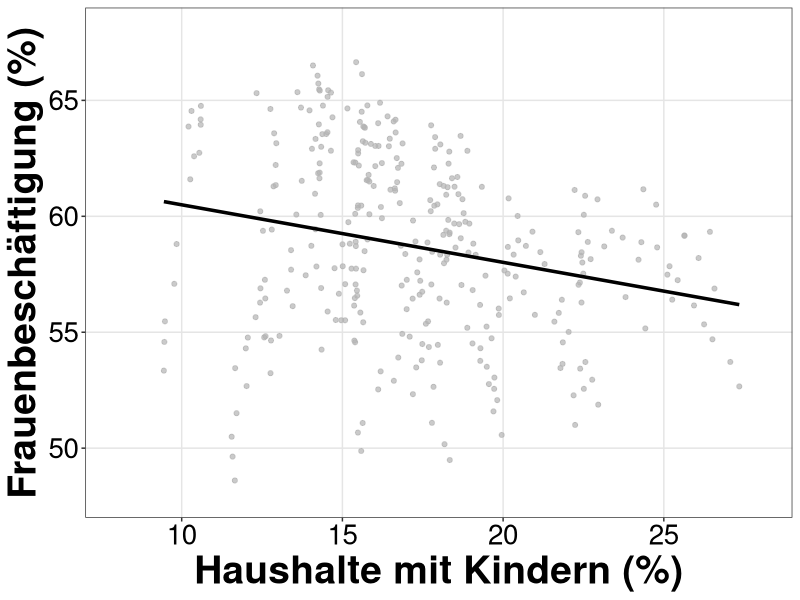

Reproduce this figure in R. (Note: this script raises an error after producing the figure.)
library(readxl)
library(tidyverse)
library(ggpubr)
library(ggplot2)


export_be <- read_excel("data/raw/export_be.xlsx")
be_sheet <- read_excel("data/raw/export_be.xlsx", sheet = "BEVÖLKERUNG")

export_ar <- read_excel("data/raw/export_ar.xlsx")
ar_sheet <- read_excel("data/raw/export_ar.xlsx", sheet = "ARBEITSMARKT")


all_districts_and_city <- be_sheet %>%
  filter(
    Indikator == "Haushalte mit Kindern",
    Ausprägung == "insgesamt"
  ) %>%
  mutate(
    hmk = 100 * `Basiswert 1` / `Basiswert 2`
  )

Sozialversicherungspflichtig_Beschäftigte_anteil_frau <- ar_sheet %>%
  filter(
    Indikator == "Sozialversicherungspflichtig Beschäftigte - Anteil",
    Ausprägung == "weiblich"
  ) %>%
  mutate(
    anteil = 100 * `Basiswert 1` / `Basiswert 2`
  )

korrelations_daten <- inner_join(
  all_districts_and_city, 
  Sozialversicherungspflichtig_Beschäftigte_anteil_frau, 
  by = c("Raumbezug", "Jahr")
)

korrelations_daten_clean <- korrelations_daten %>%
  filter(Raumbezug != "Stadt München")

hmk_korr_gesamt_point_sw <- ggplot(korrelations_daten_clean, aes(x = hmk, y = anteil)) +
  geom_point(size = 1.4, color = "grey70", alpha = 0.7) + 
  geom_smooth(method = "lm", color = "black", se = FALSE, linewidth = 1.2) +
  labs(
    x = "Haushalte mit Kindern (%)",
    y = "Frauenbeschäftigung (%)" 
  ) +
  coord_cartesian(xlim = c(8, 28), ylim = c(48, 68)) +
  theme_bw() + 
  theme(
    axis.title = element_text(size = 28, face = "bold"),
    axis.text = element_text(size = 20, color = "black"),
    panel.grid.major = element_line(color = "grey90"),
    panel.grid.minor = element_blank()
  )

hmk_korr_gesamt_point_sw

saveRDS(hmk_korr_gesamt_point_sw, "results/figures/Haushalt_mit_Kindern/hmk_korr_gesamt_point_sw.rds")


#-----------------------------------------------------------------------
plot_data_final <- korrelations_daten_clean %>%
  group_by(Raumbezug) %>%
  mutate(
    r = cor(hmk, anteil, use = "complete.obs"),
    r_label = sprintf("(R=%.2f)", r),
    Raumbezug_Label = paste(Raumbezug, r_label, sep = " ")
  ) %>%
  ungroup()

hmk_korr_point_line_nach_stadtteile_color <- ggplot(plot_data_final, aes(x = hmk, y = anteil)) +
  geom_smooth(aes(group = Raumbezug_Label), 
              method = "lm", se = FALSE, 
              color = "grey60", linewidth = 1, alpha = 0.7) +
  geom_point(color = "grey70", size = 1.4, alpha = 0.7) +
  geom_smooth(aes(group = 1), method = "lm", color = "black", linewidth = 1.2, se = FALSE) +
  labs(
    x = "Haushalte mit Kindern (%)",
    y = "Frauenbeschäftigung (%)"
  ) +
  coord_cartesian(xlim = c(8, 28), ylim = c(48, 68)) +
  theme_bw() +
  theme(
    legend.position = "none",
    axis.title = element_text(size = 28, face = "bold"), 
    axis.text = element_text(size = 20, color = "black"),
    panel.grid.major = element_line(color = "grey90"),
    panel.grid.minor = element_blank()
  )

hmk_korr_point_line_nach_stadtteile_color

saveRDS(hmk_korr_point_line_nach_stadtteile_color, "results/figures/Haushalt_mit_Kindern/hmk_korr_point_line_nach_stadtteile_color.rds")

